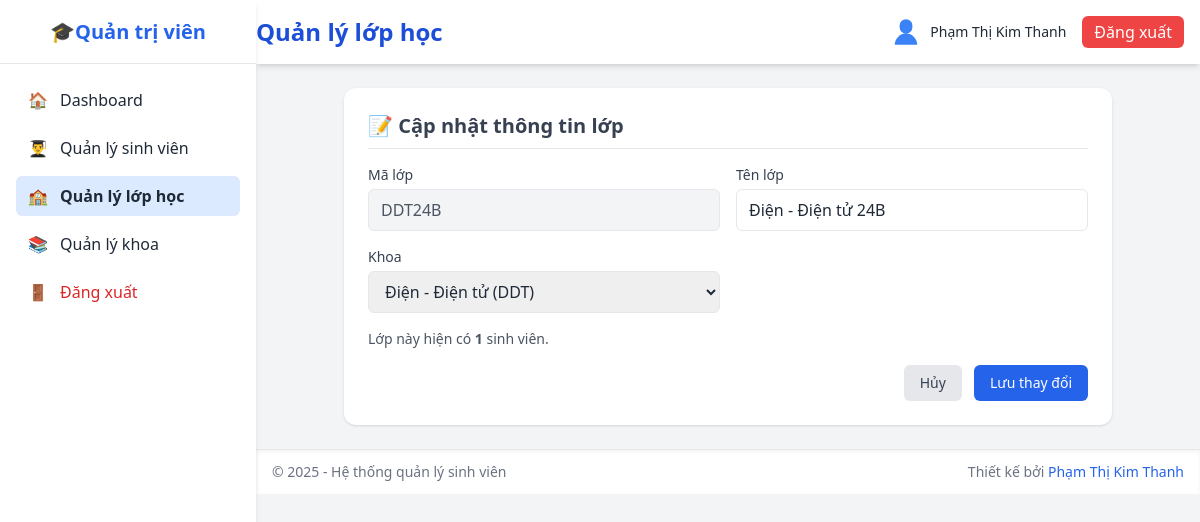
The page /admin/class_edit.php?malop=DDT24B (signed in) on the database its author committed.
### tables this page shows
CREATE TABLE `lop` (
  `malop` varchar(20) NOT NULL,
  `tenlop` varchar(100) NOT NULL,
  `makhoa` varchar(20) DEFAULT NULL
);

CREATE TABLE `khoa` (
  `makhoa` varchar(20) NOT NULL,
  `tenkhoa` varchar(100) NOT NULL,
  `mota` text DEFAULT NULL
);

### database/pdo.php (called while the page is built, shortened)
<?php
class DB
{
    private static $pdo = null;
    private static function connect_pdo(): \PDO
    {
        $host = DB_HOST;
        $user = DB_USERNAME;
        $pass = DB_PASSWORD;
        $db   = DB_NAME;
        $charset = DB_CHARSET;
        $dsn = "mysql:host={$host};dbname={$db};charset={$charset}";
        try {
            $options = [
                \PDO::ATTR_ERRMODE => \PDO::ERRMODE_EXCEPTION,
                \PDO::ATTR_DEFAULT_FETCH_MODE => \PDO::FETCH_ASSOC,
                \PDO::ATTR_EMULATE_PREPARES => false,
            ];
            return new \PDO($dsn, $user, $pass, $options);
        } catch (\PDOException $e) {
            die('Kết nối PDO thất bại: ' . $e->getMessage());
        }
    }
    private static function init()
    {
        if (self::$pdo === null) {
            self::$pdo = self::connect_pdo();
        }
    }
    public static function getPdo()
    {
        return self::$pdo;
    }
    public static function select(string $sql, array $params = []): array
    {
        $stmt = self::getPdo()->prepare($sql);
        $stmt->execute($params);
        return $stmt->fetchAll();
    }
    public static function selectOne(string $sql, array $params = []): ?array
    {
        $stmt = self::getPdo()->prepare($sql);
        $stmt->execute($params);
        $row = $stmt->fetch();
        return $row === false ? null : $row;
    }
}

### admin/class_edit.php (the view, shortened to what this page needs)
<?php
$malop = trim($_GET['malop'] ?? '');
$lop = DB::selectOne('
    SELECT l.malop, l.tenlop, l.makhoa, k.tenkhoa, COUNT(sv.mssv) as sosv
    FROM lop l
    LEFT JOIN khoa k ON l.makhoa = k.makhoa
    LEFT JOIN sinh_vien sv ON l.malop = sv.malop
    WHERE l.malop = :malop
    GROUP BY l.malop',
    ['malop' => $malop]
);
$khoas = DB::select('SELECT makhoa, tenkhoa FROM khoa ORDER BY tenkhoa');
include('../includes/sidebar.php');
include('../includes/header.php');
?>
<div class="bg-white shadow rounded-xl p-6 max-w-3xl mx-auto">
    <h3 class="text-xl font-semibold mb-4 text-gray-700 border-b pb-2">📝 Cập nhật thông tin lớp</h3>
    <form action="class_edit_process.php" method="POST" class="space-y-4">
        <div class="grid grid-cols-1 sm:grid-cols-2 gap-4">
            <div>
                <label class="block text-sm font-medium text-gray-700 mb-1">Mã lớp</label>
                <div class="w-full border rounded-md px-3 py-2 bg-gray-100 text-gray-600">
                    <?php echo htmlspecialchars($lop['malop']); ?>
                </div>
            </div>
            <div>
                <label class="block text-sm font-medium text-gray-700 mb-1">Tên lớp</label>
                <input type="text" name="tenlop" required maxlength="50"
                       value="<?php echo htmlspecialchars($lop['tenlop']); ?>"
                       class="w-full border rounded-md px-3 py-2 focus:ring-2 focus:ring-blue-400 outline-none">
            </div>
            <div>
                <label class="block text-sm font-medium text-gray-700 mb-1">Khoa</label>
                <select name="makhoa" required class="w-full border rounded-md px-3 py-2 focus:ring-2 focus:ring-blue-400 outline-none">
                    <?php foreach ($khoas as $khoa): ?>
                        <option value="<?= htmlspecialchars($khoa['makhoa']) ?>"
                                <?php echo $lop['makhoa'] === $khoa['makhoa'] ? 'selected' : ''; ?>>
                            <?= htmlspecialchars($khoa['tenkhoa']) ?> (<?= htmlspecialchars($khoa['makhoa']) ?>)
                        </option>
                    <?php endforeach; ?>
                </select>
            </div>
            <div class="sm:col-span-2">
                <p class="text-sm text-gray-600">
                    Lớp này hiện có <strong><?php echo $lop['sosv']; ?></strong> sinh viên.
                </p>
            </div>
        </div>
        <div class="flex justify-end gap-3 mt-6">
            <a href="class_list.php" class="bg-gray-200 hover:bg-gray-300 text-gray-700 px-4 py-2 rounded-md text-sm">Hủy</a>
            <button type="submit" class="bg-blue-600 hover:bg-blue-700 text-white px-4 py-2 rounded-md text-sm">Lưu thay đổi</button>
        </div>
    </form>
</div>
<?php include('../includes/footer.php'); ?>

### rows shown on the page
lop: malop "DDT24B", tenlop "Điện - Điện tử 24B", makhoa "Điện - Điện tử (DDT)"

### other values the page prints
$page_title "Quản lý lớp học"
$_SESSION['fullname'] "Phạm Thị Kim Thanh"
$lop['sosv'] "1"
